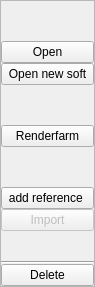
               <widget class="QFrame" name="in_action_frame">
                <property name="enabled">
                 <bool>true</bool>
                </property>
                <property name="minimumSize">
                 <size>
                  <width>95</width>
                  <height>0</height>
                 </size>
                </property>
                <property name="maximumSize">
                 <size>
                  <width>85</width>
                  <height>16777215</height>
                 </size>
                </property>
                <property name="frameShape">
                 <enum>QFrame::StyledPanel</enum>
                </property>
                <property name="frameShadow">
                 <enum>QFrame::Raised</enum>
                </property>
                <layout class="QGridLayout" name="gridLayout_4">
                 <property name="leftMargin">
                  <number>0</number>
                 </property>
                 <property name="topMargin">
                  <number>0</number>
                 </property>
                 <property name="rightMargin">
                  <number>0</number>
                 </property>
                 <property name="bottomMargin">
                  <number>0</number>
                 </property>
                 <property name="spacing">
                  <number>0</number>
                 </property>
                 <item row="5" column="0">
                  <widget class="QPushButton" name="delete_btn">
                   <property name="enabled">
                    <bool>true</bool>
                   </property>
                   <property name="text">
                    <string notr="true">Delete</string>
                   </property>
                   <property name="checkable">
                    <bool>false</bool>
                   </property>
                  </widget>
                 </item>
                 <item row="4" column="0">
                  <widget class="Line" name="line_4">
                   <property name="orientation">
                    <enum>Qt::Horizontal</enum>
                   </property>
                  </widget>
                 </item>
                 <item row="1" column="0">
                  <spacer name="verticalSpacer_2">
                   <property name="orientation">
                    <enum>Qt::Vertical</enum>
                   </property>
                   <property name="sizeHint" stdset="0">
                    <size>
                     <width>20</width>
                     <height>40</height>
                    </size>
                   </property>
                  </spacer>
                 </item>
                 <item row="2" column="0">
                  <widget class="QWidget" name="in_action_layout" native="true">
                   <layout class="QVBoxLayout" name="verticalLayout">
                    <property name="spacing">
                     <number>0</number>
                    </property>
                    <property name="leftMargin">
                     <number>0</number>
                    </property>
                    <property name="topMargin">
                     <number>0</number>
                    </property>
                    <property name="rightMargin">
                     <number>0</number>
                    </property>
                    <property name="bottomMargin">
                     <number>0</number>
                    </property>
                    <item>
                     <widget class="QPushButton" name="open_btn">
                      <property name="text">
                       <string notr="true">Open</string>
                      </property>
                     </widget>
                    </item>
                    <item>
                     <widget class="QPushButton" name="open_new_btn">
                      <property name="toolTip">
                       <string>Open in a new soft</string>
                      </property>
                      <property name="text">
                       <string notr="true">Open new soft</string>
                      </property>
                     </widget>
                    </item>
                    <item>
                     <spacer name="verticalSpacer_12">
                      <property name="orientation">
                       <enum>Qt::Vertical</enum>
                      </property>
                      <property name="sizeHint" stdset="0">
                       <size>
                        <width>20</width>
                        <height>40</height>
                       </size>
                      </property>
                     </spacer>
                    </item>
                    <item>
                     <widget class="QPushButton" name="renderfarm_btn">
                      <property name="text">
                       <string>Renderfarm</string>
                      </property>
                     </widget>
                    </item>
                    <item>
                     <spacer name="verticalSpacer_11">
                      <property name="orientation">
                       <enum>Qt::Vertical</enum>
                      </property>
                      <property name="sizeHint" stdset="0">
                       <size>
                        <width>20</width>
                        <height>40</height>
                       </size>
                      </property>
                     </spacer>
                    </item>
                    <item>
                     <widget class="QPushButton" name="refer_btn">
                      <property name="toolTip">
                       <string>Use it for add reference in the current scene by the scene selected </string>
                      </property>
                      <property name="statusTip">
                       <string/>
                      </property>
                      <property name="text">
                       <string notr="true">add reference </string>
                      </property>
                     </widget>
                    </item>
                    <item>
                     <widget class="QPushButton" name="import_btn">
                      <property name="enabled">
                       <bool>false</bool>
                      </property>
                      <property name="text">
                       <string notr="true">Import</string>
                      </property>
                     </widget>
                    </item>
                   </layout>
                  </widget>
                 </item>
                 <item row="3" column="0">
                  <spacer name="verticalSpacer">
                   <property name="orientation">
                    <enum>Qt::Vertical</enum>
                   </property>
                   <property name="sizeHint" stdset="0">
                    <size>
                     <width>20</width>
                     <height>30</height>
                    </size>
                   </property>
                  </spacer>
                 </item>
                </layout>
               </widget>
